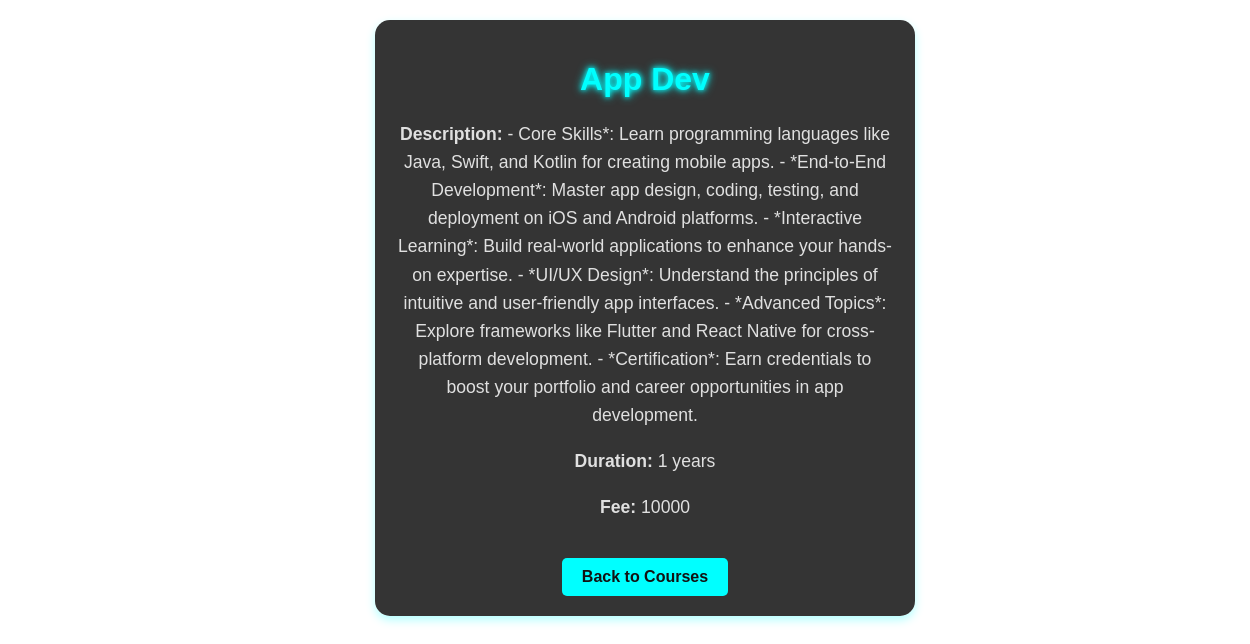
Page /event/app-dev/ on the committed database.
### mySkill/models.py (models this page shows, shortened)
class Event(models.Model):
    name = models.CharField(max_length=255, unique=True)  # Make name unique for slug generation
    slug = models.SlugField(unique=True, blank=True)  # Add slug field
    description = models.TextField()
    fee = models.IntegerField(default=0)
    duration = models.IntegerField(default=1)  # Duration in years

### mySkill/views.py (the view)
# urls.py: path('event/<slug:slug>/', event_detail, name='event_detail'),
def event_detail(request, slug):
    event = get_object_or_404(Event, slug=slug)
    return render(request, 'event_detail.html', {'event': event})

### mySkill/templates/event_detail.html (shortened to what this page needs)
<!DOCTYPE html>
<html lang="en">
<head>
</head>
<body>
    <div class="event-container">
        <h1>{{ event.name }}</h1>
        <p><strong>Description:</strong> {{ event.description }}</p>
        <p><strong>Duration:</strong> {{ event.duration }} years</p>
        <p><strong>Fee:</strong> {{ event.fee }}</p>
        <a href="{% url 'event_list' %}" class="back-btn">Back to Courses</a>
    </div>
</body>
</html>

### rows in the picture
Event: name "App Dev", description "- Core Skills*: Learn programming languages like Java, Swift, and Kotlin for creating mobile apps. - *End-to-End Development*: Master app design, coding, testing, and deployment on iOS and Android platforms. - *Interactive Learning*: Build real-world applications to enhance your hands-on expertise. - *UI/UX Design*: Understand the principles of intuitive and user-friendly app interfaces. - *Advanced Topics*: Explore frameworks like Flutter and React Native for cross-platform development. - *Certification*: Earn credentials to boost your portfolio and career opportunities in app development.", duration "1", fee "10000"
